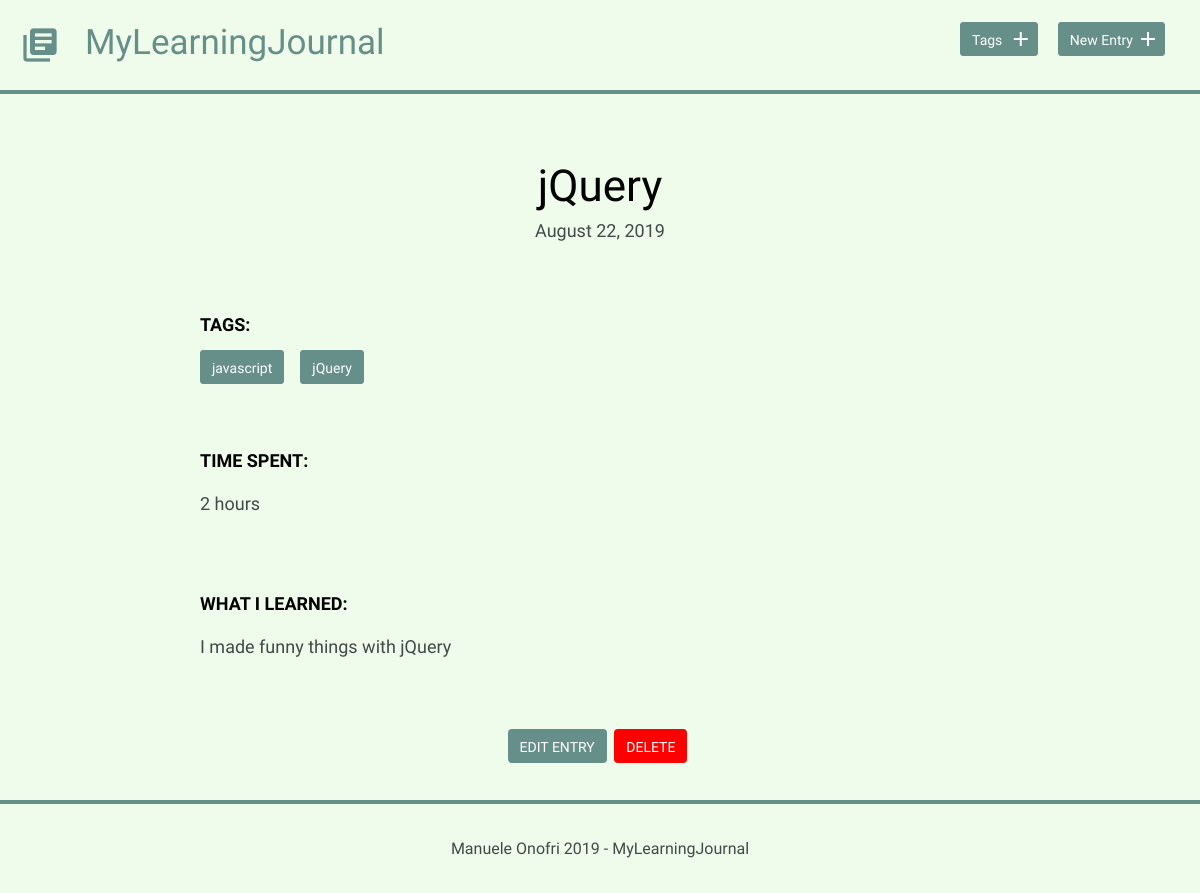
Page /detail.php?id=10 on the committed database.
### tables this page shows
CREATE TABLE "entries" (
	`id`	INTEGER,
	`title`	TEXT,
	`date`	TEXT,
	`time_spent`	INTEGER,
	`learned`	BLOB,
	`resources`	BLOB,
	PRIMARY KEY(`id`)
);

### inc/functions.php (called while the page is built, shortened)
<?php
function get_entry($entry_id) {
    include('connection.php');
    try {
       $result = $db->prepare('SELECT * FROM entries WHERE id = ?');
       $result->bindValue(1, $entry_id, PDO::PARAM_INT);
       $result->execute();
    } catch (Exception $e) {
       $e->getMessage();
    }
    $entry = $result->fetch();
    return $entry;
}
function get_tags_per_entry($entry_id) {
    include('connection.php');
    try {
        $results = $db->query('SELECT tags.name, tags.id FROM tags JOIN entries_tags
                                ON tags.id = entries_tags.tags_id
                                WHERE entries_tags.entries_id = ?');
        $results->bindValue(1, $entry_id, PDO::PARAM_INT);
        $results->execute();
    } catch (Exception $e) {
       $e->getMessage();
    }
    $tags = $results->fetchAll(PDO::FETCH_ASSOC);
    return $tags;
}

### detail.php (the view, shortened to what this page needs)
<?php
include('inc/functions.php');
if (isset($_GET['id'])) {
    $entry_id = filter_input(INPUT_GET, 'id', FILTER_SANITIZE_NUMBER_INT);
    $entry = get_entry($entry_id);
    $tags = get_tags_per_entry($entry_id);
}
include('inc/header.php');
?>
<div class="entry-list single">
    <article>
        <h1><?php echo $entry['title']; ?></h1>
        <time datetime="<?php echo $entry['date']; ?>">
            <?php echo strftime("%B %e, %G", strtotime($entry['date'])); ?>
        </time>
        <?php
        if (!empty($tags)) {
            echo '<div class="entry">';
            echo "<h3>tags:</h3>";
            echo "<div class='tags-list'>";
            foreach ($tags as $tag) {
                echo "<a href='tags.php?id=" . $tag['id'] . "' class='button button-tag'>" . $tag['name'] . "</a>";
            }
            echo "</div>";
            echo "</div>";
        }
        ?>
        <div class="entry">
            <h3>Time Spent: </h3>
            <p><?php echo $entry['time_spent']; ?></p>
        </div>
        <div class="entry">
            <h3>What I Learned:</h3>
            <p><?php echo $entry['learned']; ?></p>
        </div>
    </article>
</div>
<div class="edit">
    <a class="button" href="edit.php?id=<?php echo $entry['id']; ?>">Edit Entry</a>
    <form method='post' action='detail.php'
          onsubmit="return confirm('Are you sure you want to delete this entry?')">
        <input type='submit' class='button button-delete' value='delete' />
    </form>
</div>
<?php include('inc/footer.php'); ?>

### css/site.css (style rules this page uses)
body { font-size: 16px; color: #404a49; font-family: 'Cousine', serif; font-weight: 400; background-color: rgb(240, 252, 235); position: relative; min-height: 100vh; }
.button { padding: 8px 10px 6px 10px; background: #678f89; border: 2px solid #678f89; border-radius: 4px; text-decoration: none; color: #FFF; position: relative; text-align: center; font-size: 14px; }
.button-delete { text-transform: uppercase; background-color: rgb(255, 0, 0); border-color: rgb(255, 0, 0); }
.button-tag { margin-right: 1rem; }
h1, h2, h3, h4 { margin: 0; font-weight: 400; line-height: 1em; color: #000; }
h1 { font-size: 44px; margin-bottom: 12px; }
h3 { font-size: 18px; font-family: 'Work Sans', serif; font-weight: 600; text-transform: uppercase; }
p { line-height: 1.8em; font-size: 18px; }
.entry-list, .edit-entry, .new-entry, .edit-tag { max-width: 800px; margin: 0 auto; padding: 70px 0 150px 0; }
.entry-list article { margin-bottom: 70px; text-align: center; }
.entry-list article:last-child { margin-bottom: 0; }
.entry-list.single { padding-bottom: 25px; }
.entry-list.single time { font-size: 18px; }
.entry { max-width: 800px; margin: 75px auto 0 auto; text-align: left; }
.entry p { margin-bottom: 40px; }
.edit { padding-bottom: 130px; margin: 0 auto; width: 200px; display: flex; justify-content: space-evenly; }
.edit a { font-weight: 400; text-transform: uppercase; font-size: 14px; }
.tags-list { margin-top: 1.5rem; }
input[type=submit] { margin-right: 5px; }

### rows in the picture
entries: title "jQuery", date "August 22, 2019", time_spent "2 hours", learned "I made funny things with jQuery"

### other values in the picture
$tag['name'] "javascript"
$tag['name'] "jQuery"
